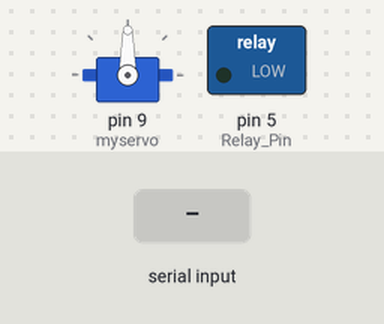
Bench run of a sketch on a simulated Arduino Uno, built with avr-gcc and run on an emulated ATmega328P. On the bench: servo, switched loads named in the sketch (green lamp = pin HIGH). Inputs (shaded band) come from the test bench.

Above: at 1.2 s.
1.3 s: "1" received over Serial
At 1.7 s:
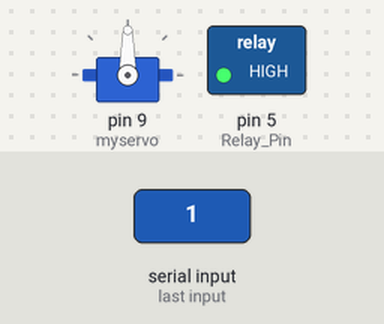
2.9 s: "0" received over Serial
At 4.1 s:
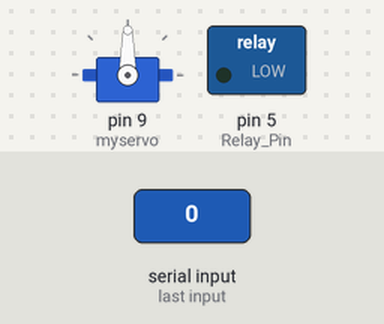
Timing chart, 0 to 5.9 s (numbered marks = the images above; inputs shaded):
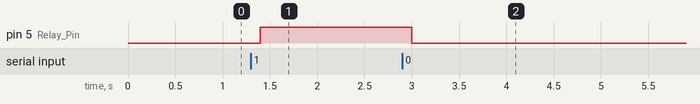

Measured:
- after the input at 1.3 s, pin 5 (Relay_Pin): LOW → HIGH after 0.10 s
- after the input at 2.9 s, pin 5 (Relay_Pin): HIGH → LOW after 0.10 s

The sketch:

Rx_Python.ino
```cpp
const int Relay_Pin = 5;  // the number of the LED pin
int incomingByte = 0;
#include <Servo.h>
Servo myservo;
int pos = 0;
void setup(){
  Serial.begin(9600);
  pinMode(Relay_Pin, OUTPUT);
  myservo.attach(9);
}

void loop(){

  if (Serial.available() > 0) {
    incomingByte = Serial.read();
    //Serial.println(incomingByte);
  }
  //Serial.println("3");
  if (incomingByte == 49)
  {
    digitalWrite(Relay_Pin, HIGH);

  }
  else
  {
    digitalWrite(Relay_Pin, LOW);
  }

  delay(100);
}
```
